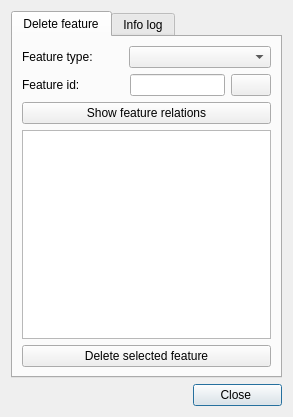
<?xml version="1.0" encoding="UTF-8"?>
<ui version="4.0">
 <class>dlg_feature_delete</class>
 <widget class="QDialog" name="dlg_feature_delete">
  <property name="geometry">
   <rect>
    <x>0</x>
    <y>0</y>
    <width>293</width>
    <height>417</height>
   </rect>
  </property>
  <property name="windowTitle">
   <string>Delete feature</string>
  </property>
  <layout class="QGridLayout" name="gridLayout">
   <item row="2" column="0" colspan="4">
    <layout class="QGridLayout" name="lyt_buttons">
     <property name="topMargin">
      <number>0</number>
     </property>
     <item row="0" column="0">
      <spacer name="horizontalSpacer">
       <property name="orientation">
        <enum>Qt::Horizontal</enum>
       </property>
       <property name="sizeHint" stdset="0">
        <size>
         <width>40</width>
         <height>20</height>
        </size>
       </property>
      </spacer>
     </item>
     <item row="0" column="1">
      <widget class="QPushButton" name="btn_cancel">
       <property name="text">
        <string>       Close        </string>
       </property>
      </widget>
     </item>
    </layout>
   </item>
   <item row="0" column="0" colspan="4">
    <widget class="QTabWidget" name="mainTab">
     <property name="currentIndex">
      <number>0</number>
     </property>
     <widget class="QWidget" name="tab_del_feature">
      <attribute name="title">
       <string>Delete feature</string>
      </attribute>
      <layout class="QGridLayout" name="gridLayout_2">
       <item row="3" column="0">
        <widget class="QTextEdit" name="txt_feature_infolog">
         <property name="enabled">
          <bool>true</bool>
         </property>
         <property name="readOnly">
          <bool>true</bool>
         </property>
        </widget>
       </item>
       <item row="4" column="0">
        <widget class="QPushButton" name="btn_delete">
         <property name="text">
          <string>Delete selected feature</string>
         </property>
        </widget>
       </item>
       <item row="0" column="0">
        <layout class="QHBoxLayout" name="horizontalLayout_2">
         <item>
          <widget class="QLabel" name="lbl_feature_type">
           <property name="text">
            <string>Feature type:</string>
           </property>
          </widget>
         </item>
         <item>
          <spacer name="horizontalSpacer_2">
           <property name="orientation">
            <enum>Qt::Horizontal</enum>
           </property>
           <property name="sizeType">
            <enum>QSizePolicy::Fixed</enum>
           </property>
           <property name="sizeHint" stdset="0">
            <size>
             <width>30</width>
             <height>20</height>
            </size>
           </property>
          </spacer>
         </item>
         <item>
          <widget class="QComboBox" name="feature_type">
           <property name="sizePolicy">
            <sizepolicy hsizetype="Expanding" vsizetype="Fixed">
             <horstretch>0</horstretch>
             <verstretch>0</verstretch>
            </sizepolicy>
           </property>
          </widget>
         </item>
        </layout>
       </item>
       <item row="2" column="0">
        <widget class="QPushButton" name="btn_relations">
         <property name="text">
          <string>Show feature relations</string>
         </property>
        </widget>
       </item>
       <item row="1" column="0">
        <layout class="QHBoxLayout" name="horizontalLayout_3">
         <item>
          <widget class="QLabel" name="lbl_feature_id">
           <property name="text">
            <string>Feature id:</string>
           </property>
          </widget>
         </item>
         <item>
          <spacer name="horizontalSpacer_3">
           <property name="orientation">
            <enum>Qt::Horizontal</enum>
           </property>
           <property name="sizeType">
            <enum>QSizePolicy::Fixed</enum>
           </property>
           <property name="sizeHint" stdset="0">
            <size>
             <width>44</width>
             <height>20</height>
            </size>
           </property>
          </spacer>
         </item>
         <item>
          <widget class="QLineEdit" name="feature_id"/>
         </item>
         <item>
          <widget class="QPushButton" name="btn_snapping">
           <property name="text">
            <string/>
           </property>
          </widget>
         </item>
        </layout>
       </item>
      </layout>
     </widget>
     <widget class="QWidget" name="tab_info_log">
      <attribute name="title">
       <string>Info log</string>
      </attribute>
      <layout class="QGridLayout" name="gridLayout_3">
       <item row="0" column="0">
        <widget class="QTextEdit" name="txt_infolog">
         <property name="readOnly">
          <bool>true</bool>
         </property>
        </widget>
       </item>
       <item row="1" column="0">
        <widget class="QPushButton" name="btn_delete_another">
         <property name="text">
          <string>Delete another feature</string>
         </property>
        </widget>
       </item>
      </layout>
     </widget>
    </widget>
   </item>
  </layout>
 </widget>
 <tabstops>
  <tabstop>mainTab</tabstop>
  <tabstop>feature_type</tabstop>
  <tabstop>feature_id</tabstop>
  <tabstop>btn_snapping</tabstop>
  <tabstop>btn_relations</tabstop>
  <tabstop>txt_feature_infolog</tabstop>
  <tabstop>btn_delete</tabstop>
  <tabstop>txt_infolog</tabstop>
  <tabstop>btn_delete_another</tabstop>
  <tabstop>btn_cancel</tabstop>
 </tabstops>
 <resources/>
 <connections/>
</ui>
